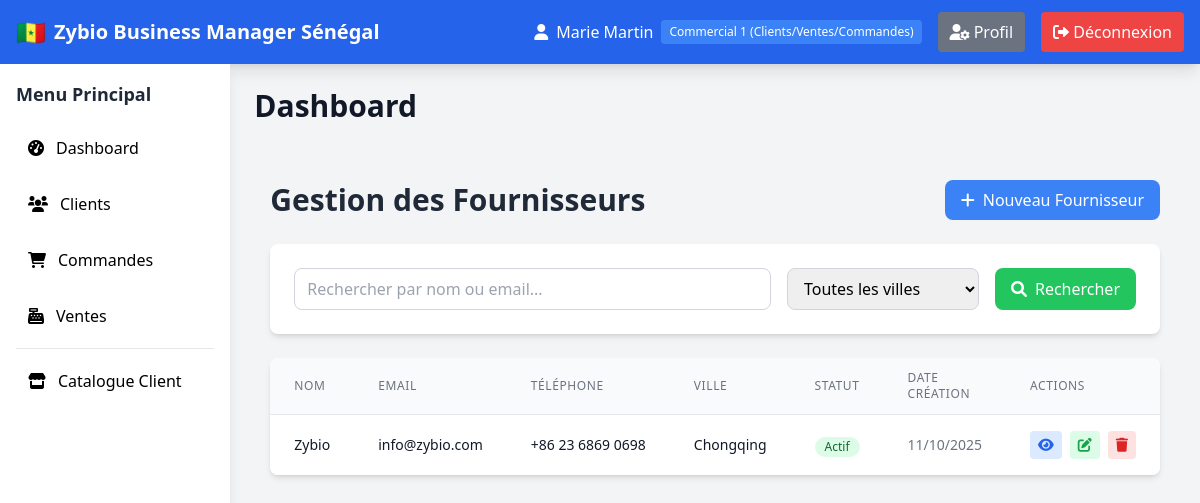
Screenshot of /inventory/fournisseurs/ (signed in) with the database file from the repository.
### users/models.py (models this page shows, shortened)
class Profile(models.Model):
    class Role(models.TextChoices):
        MANAGER = 'MANAGER', 'Manager (Administrateur)'
        COMMERCIAL_SHOWROOM = 'COMMERCIAL_SHOWROOM', 'Commercial 1 (Clients/Ventes/Commandes)'
        COMMERCIAL_TERRAIN = 'COMMERCIAL_TERRAIN', 'Commercial 2 (Clients/Devis/Prospects)'
        TECHNICIEN = 'TECHNICIEN', 'Technicien (Stock/SAV)'
    user = models.OneToOneField(User, on_delete=models.CASCADE, related_name='profile')
    role = models.CharField(max_length=25, choices=Role.choices, default=Role.TECHNICIEN)
    date_creation = models.DateTimeField(auto_now_add=True)
    telephone = models.CharField(max_length=30, blank=True)
    class Meta:
        verbose_name = "Profil Utilisateur"
        verbose_name_plural = "Profils Utilisateurs"
    def can_manage_products(self):
        return self.role in [self.Role.MANAGER, self.Role.TECHNICIEN]
    def can_manage_clients(self):
        return self.role in [self.Role.MANAGER, self.Role.COMMERCIAL_SHOWROOM, self.Role.COMMERCIAL_TERRAIN]
    def can_manage_orders(self):
        return self.role in [self.Role.MANAGER, self.Role.COMMERCIAL_SHOWROOM]
    def can_manage_sales(self):
        return self.role in [self.Role.MANAGER, self.Role.COMMERCIAL_SHOWROOM]
    def can_manage_stock(self):
        return self.role in [self.Role.MANAGER, self.Role.TECHNICIEN]
    def can_manage_suppliers(self):
        return self.role in [self.Role.MANAGER, self.Role.TECHNICIEN]
    def can_manage_users(self):
        return self.role == self.Role.MANAGER

### inventory/models.py (models this page shows, shortened)
class Fournisseur(models.Model):
    nom = models.CharField(max_length=100)
    email = models.EmailField(unique=True)
    telephone = models.CharField(max_length=20)
    adresse = models.TextField()
    ville = models.CharField(max_length=50)
    code_postal = models.CharField(max_length=10)
    pays = models.CharField(max_length=50, default="France")
    date_creation = models.DateTimeField(auto_now_add=True)
    actif = models.BooleanField(default=True)
    class Meta:
        verbose_name = "Fournisseur"
        verbose_name_plural = "Fournisseurs"

### inventory/views.py (the view)
# urls.py: path('fournisseurs/', views.fournisseurs_list, name='fournisseurs_list'),
@login_required
def fournisseurs_list(request):
    query = request.GET.get('q', '')
    ville = request.GET.get('ville', '')
    fournisseurs = Fournisseur.objects.all()
    if query:
        fournisseurs = fournisseurs.filter(
            Q(nom__icontains=query) |
            Q(email__icontains=query)
        )
    if ville:
        fournisseurs = fournisseurs.filter(ville__icontains=ville)
    paginator = Paginator(fournisseurs, 20)
    page_number = request.GET.get('page')
    fournisseurs_page = paginator.get_page(page_number)
    villes = Fournisseur.objects.values_list('ville', flat=True).distinct().order_by('ville')
    context = {
        'fournisseurs': fournisseurs_page,
        'villes': villes,
        'query': query,
        'ville': ville,
    }
    return render(request, 'inventory/fournisseurs_list.html', context)

### templates/inventory/fournisseurs_list.html (shortened to what this page needs)
{% extends 'base.html' %}
{% block content %}
<div class="container mx-auto px-4 py-8">
    <div class="flex flex-col md:flex-row justify-between items-start md:items-center mb-6">
        <h1 class="text-3xl font-bold text-gray-800 mb-4 md:mb-0">Gestion des Fournisseurs</h1>
        <a href="{% url 'inventory:fournisseur_create' %}" class="bg-blue-500 hover:bg-blue-600 text-white px-4 py-2 rounded-lg transition duration-200">
            <i class="fas fa-plus mr-2"></i>Nouveau Fournisseur
        </a>
    </div>
    <div class="bg-white rounded-lg shadow-md p-6 mb-6">
        <form method="get" class="flex flex-col md:flex-row gap-4">
            <div class="flex-1">
                <input type="text" name="q" value="{{ query }}" placeholder="Rechercher par nom ou email..."
                       class="w-full px-3 py-2 border border-gray-300 rounded-lg focus:outline-none focus:ring-2 focus:ring-blue-500">
            </div>
            <div class="md:w-48">
                <select name="ville" class="w-full px-3 py-2 border border-gray-300 rounded-lg focus:outline-none focus:ring-2 focus:ring-blue-500">
                    <option value="">Toutes les villes</option>
                </select>
            </div>
            <button type="submit" class="bg-green-500 hover:bg-green-600 text-white px-4 py-2 rounded-lg transition duration-200">
                <i class="fas fa-search mr-2"></i>Rechercher
            </button>
        </form>
    </div>
    <div class="bg-white rounded-lg shadow-md overflow-hidden">
        <div class="overflow-x-auto">
            <table class="min-w-full divide-y divide-gray-200">
                <thead class="bg-gray-50">
                    <tr>
                        <th class="px-6 py-3 text-left text-xs font-medium text-gray-500 uppercase tracking-wider">Nom</th>
                        <th class="px-6 py-3 text-left text-xs font-medium text-gray-500 uppercase tracking-wider">Email</th>
                        <th class="px-6 py-3 text-left text-xs font-medium text-gray-500 uppercase tracking-wider">Téléphone</th>
                        <th class="px-6 py-3 text-left text-xs font-medium text-gray-500 uppercase tracking-wider">Ville</th>
                        <th class="px-6 py-3 text-left text-xs font-medium text-gray-500 uppercase tracking-wider">Statut</th>
                        <th class="px-6 py-3 text-left text-xs font-medium text-gray-500 uppercase tracking-wider">Date création</th>
                        <th class="px-6 py-3 text-left text-xs font-medium text-gray-500 uppercase tracking-wider">Actions</th>
                    </tr>
                </thead>
                <tbody class="bg-white divide-y divide-gray-200">
                    {% for fournisseur in fournisseurs %}
                    <tr class="hover:bg-gray-50">
                        <td class="px-6 py-4 whitespace-nowrap">
                            <div class="text-sm font-medium text-gray-900">{{ fournisseur.nom }}</div>
                        </td>
                        <td class="px-6 py-4 whitespace-nowrap">
                            <div class="text-sm text-gray-900">{{ fournisseur.email }}</div>
                        </td>
                        <td class="px-6 py-4 whitespace-nowrap">
                            <div class="text-sm text-gray-900">{{ fournisseur.telephone }}</div>
                        </td>
                        <td class="px-6 py-4 whitespace-nowrap">
                            <div class="text-sm text-gray-900">{{ fournisseur.ville }}</div>
                        </td>
                        <td class="px-6 py-4 whitespace-nowrap">
                            {% if fournisseur.actif %}
                                <span class="inline-flex items-center px-2.5 py-0.5 rounded-full text-xs font-medium bg-green-100 text-green-800">
                                    Actif
                                </span>
                            {% else %}
                                <span class="inline-flex items-center px-2.5 py-0.5 rounded-full text-xs font-medium bg-red-100 text-red-800">
                                    Inactif
                                </span>
                            {% endif %}
                        </td>
                        <td class="px-6 py-4 whitespace-nowrap text-sm text-gray-500">
                            {{ fournisseur.date_creation|date:"d/m/Y" }}
                        </td>
                        <td class="px-6 py-4 whitespace-nowrap text-sm font-medium">
                            <div class="flex space-x-2">
                                <a href="{% url 'inventory:fournisseur_detail' fournisseur.pk %}"
                                   class="text-blue-600 hover:text-blue-900 bg-blue-100 hover:bg-blue-200 px-2 py-1 rounded transition duration-200">
                                    <i class="fas fa-eye"></i>
                                </a>
                                <a href="{% url 'inventory:fournisseur_update' fournisseur.pk %}"
                                   class="text-green-600 hover:text-green-900 bg-green-100 hover:bg-green-200 px-2 py-1 rounded transition duration-200">
                                    <i class="fas fa-edit"></i>
                                </a>
                                <a href="{% url 'inventory:fournisseur_delete' fournisseur.pk %}"
                                   class="text-red-600 hover:text-red-900 bg-red-100 hover:bg-red-200 px-2 py-1 rounded transition duration-200"
                                   onclick="return confirm('Êtes-vous sûr de vouloir supprimer ce fournisseur ?')">
                                    <i class="fas fa-trash"></i>
                                </a>
                            </div>
                        </td>
                    </tr>
                    {% empty %}
                    <tr>
                        <td colspan="7" class="px-6 py-4 text-center text-gray-500">
                            Aucun fournisseur trouvé.
                        </td>
                    </tr>
                    {% endfor %}
                </tbody>
            </table>
        </div>
    </div>
</div>
{% endblock %}

### templates/base.html (shortened to what this page needs)
<!DOCTYPE html>
<html lang="fr">
<head>
    <script src="https://cdn.tailwindcss.com"></script>
    <link rel="stylesheet" href="https://cdnjs.cloudflare.com/ajax/libs/font-awesome/6.0.0/css/all.min.css">
</head>
<body class="bg-gray-100">
    <nav class="bg-blue-600 text-white shadow-lg">
        <div class="max-w-7xl mx-auto px-4">
            <div class="flex justify-between h-16">
                <div class="flex items-center">
                    <a href="{% url 'inventory:dashboard' %}" class="flex items-center space-x-2">
                        <span class="text-xl font-bold flex items-center space-x-2">
                            <span class="text-2xl" role="img" aria-label="Drapeau du Sénégal">🇸🇳</span>
                            <span>Zybio Business Manager Sénégal</span>
                        </span>
                    </a>
                </div>
                <div class="flex items-center space-x-4">
                    {% if user.is_authenticated %}
                        <div class="flex items-center space-x-2">
                            <i class="fas fa-user"></i>
                            <span>{{ user.get_full_name|default:user.username }}</span>
                            {% if user.profile %}
                                <span class="text-xs bg-blue-500 px-2 py-1 rounded">{{ user.profile.get_role_display }}</span>
                            {% endif %}
                        </div>
                        <a href="{% url 'users:profile' %}" class="bg-gray-500 hover:bg-gray-600 px-3 py-2 rounded transition duration-200">
                            <i class="fas fa-user-cog"></i> Profil
                        </a>
                        <a href="{% url 'users:logout' %}" class="bg-red-500 hover:bg-red-600 px-3 py-2 rounded transition duration-200">
                            <i class="fas fa-sign-out-alt"></i> Déconnexion
                        </a>
                    {% else %}
                        <a href="{% url 'users:login' %}" class="bg-green-500 hover:bg-green-600 px-3 py-2 rounded transition duration-200">
                            <i class="fas fa-sign-in-alt"></i> Connexion
                        </a>
                    {% endif %}
                </div>
            </div>
        </div>
    </nav>
    <div class="flex">
        {% if user.is_authenticated %}
        <aside class="w-64 bg-white shadow-lg min-h-screen">
            <div class="p-4">
                <h3 class="text-lg font-semibold text-gray-800 mb-4">Menu Principal</h3>
                <nav class="space-y-2">
                    <a href="{% url 'inventory:dashboard' %}" class="flex items-center space-x-3 p-3 rounded-lg hover:bg-gray-100 transition duration-200 {% if request.resolver_match.url_name == 'dashboard' %}sidebar-active{% endif %}">
                        <i class="fas fa-tachometer-alt"></i>
                        <span>Dashboard</span>
                    </a>
                    {% if user.profile.can_manage_clients %}
                    <a href="{% url 'inventory:clients_list' %}" class="flex items-center space-x-3 p-3 rounded-lg hover:bg-gray-100 transition duration-200 {% if 'clients' in request.resolver_match.url_name %}sidebar-active{% endif %}">
                        <i class="fas fa-users"></i>
                        <span>Clients</span>
                    </a>
                    {% endif %}
                    {% if user.profile.can_manage_orders %}
                    <div class="relative">
                        <a href="{% url 'inventory:commandes_list' %}" class="flex items-center space-x-3 p-3 rounded-lg hover:bg-gray-100 transition duration-200 ">
                            <i class="fas fa-shopping-cart"></i>
                            <span>Commandes</span>
                        </a>
                    </div>
                    {% endif %}
                    {% if user.profile.can_manage_sales %}
                    <a href="{% url 'inventory:ventes_list' %}" class="flex items-center space-x-3 p-3 rounded-lg hover:bg-gray-100 transition duration-200 {% if 'ventes' in request.resolver_match.url_name %}sidebar-active{% endif %}">
                        <i class="fas fa-cash-register"></i>
                        <span>Ventes</span>
                    </a>
                    {% endif %}
                    <hr class="my-4">
                    <a href="{% url 'inventory:client_homepage' %}" class="flex items-center space-x-3 p-3 rounded-lg hover:bg-gray-100 transition duration-200">
                        <i class="fas fa-store"></i>
                        <span>Catalogue Client</span>
                    </a>
                </nav>
            </div>
        </aside>
        {% endif %}
        <main class="flex-1 p-6">
            {% block page_header %}
            <div class="mb-6">
                <h1 class="text-3xl font-bold text-gray-900">{% block page_title %}Dashboard{% endblock %}</h1>
            </div>
            {% endblock %}
            {% block content %}{% endblock %}
        </main>
    </div>
</body>
</html>

### rows the page displays
Fournisseur: nom "Zybio", email "info@zybio.com", telephone "+86 23 6869 0698", ville "Chongqing", actif "Actif", date_creation "11/10/2025"

### other values shown
{{ user.get_full_name|default:user.username }} "Marie Martin"
{{ user.profile.get_role_display }} "Commercial 1 (Clients/Ventes/Commandes)"
